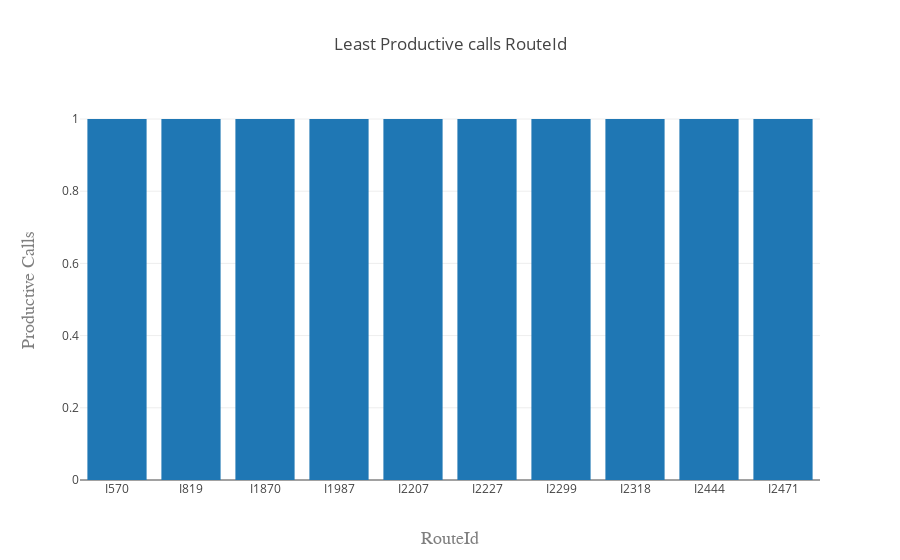
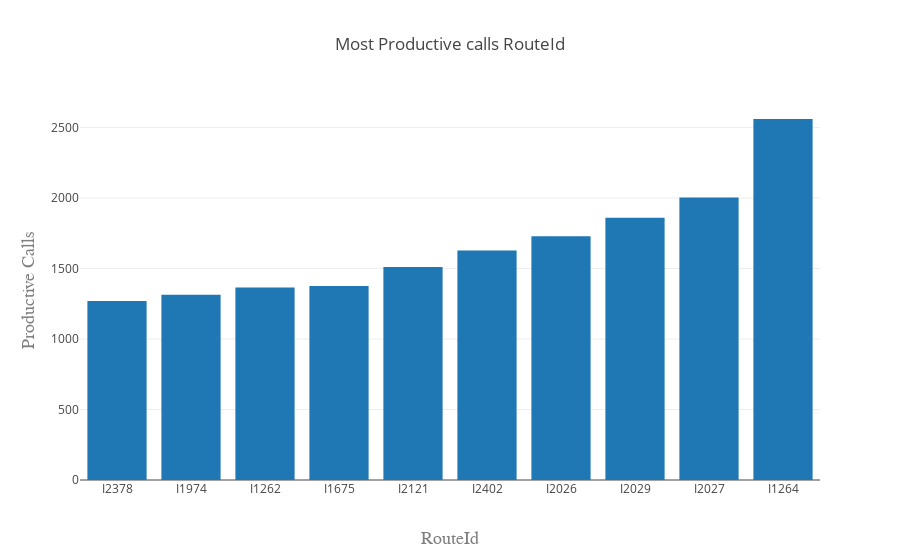

Write notebook code for charts like these, in order.
### Markdown cell above
## Productivity vs RouteId

### Code cell
render_grouped_productive("RouteId","ProductiveCalls",1,'RouteId',"Productive Calls")

#RouteId with least 10 productive calls                          #RouteId with most 10 productive calls

### Figure 1 — Plotly figure (JSON) as saved in the notebook; plotly's stock layout.template omitted (floating-point values rounded to 4 significant figures)
{"data": [{"type": "bar", "x": ["I570", "I819", "I1870", "I1987", "I2207", "I2227", "I2299", "I2318", "I2444", "I2471"], "y": [1, 1, 1, 1, 1, 1, 1, 1, 1, 1]}], "layout": {"title": "Least Productive calls RouteId", "xaxis": {"title": "RouteId", "titlefont": {"color": "#7f7f7f", "family": "Courier New, monospace", "size": 18}}, "yaxis": {"title": "Productive Calls", "titlefont": {"color": "#7f7f7f", "family": "Courier New, monospace", "size": 18}}}}

### Figure 2 — Plotly figure (JSON) as saved in the notebook; plotly's stock layout.template omitted (floating-point values rounded to 4 significant figures)
{"data": [{"type": "bar", "x": ["I2378", "I1974", "I1262", "I1675", "I2121", "I2402", "I2026", "I2029", "I2027", "I1264"], "y": [1269, 1315, 1365, 1376, 1511, 1628, 1730, 1861, 2004, 2561]}], "layout": {"title": "Most Productive calls RouteId", "xaxis": {"title": "RouteId", "titlefont": {"color": "#7f7f7f", "family": "Courier New, monospace", "size": 18}}, "yaxis": {"title": "Productive Calls", "titlefont": {"color": "#7f7f7f", "family": "Courier New, monospace", "size": 18}}}}
